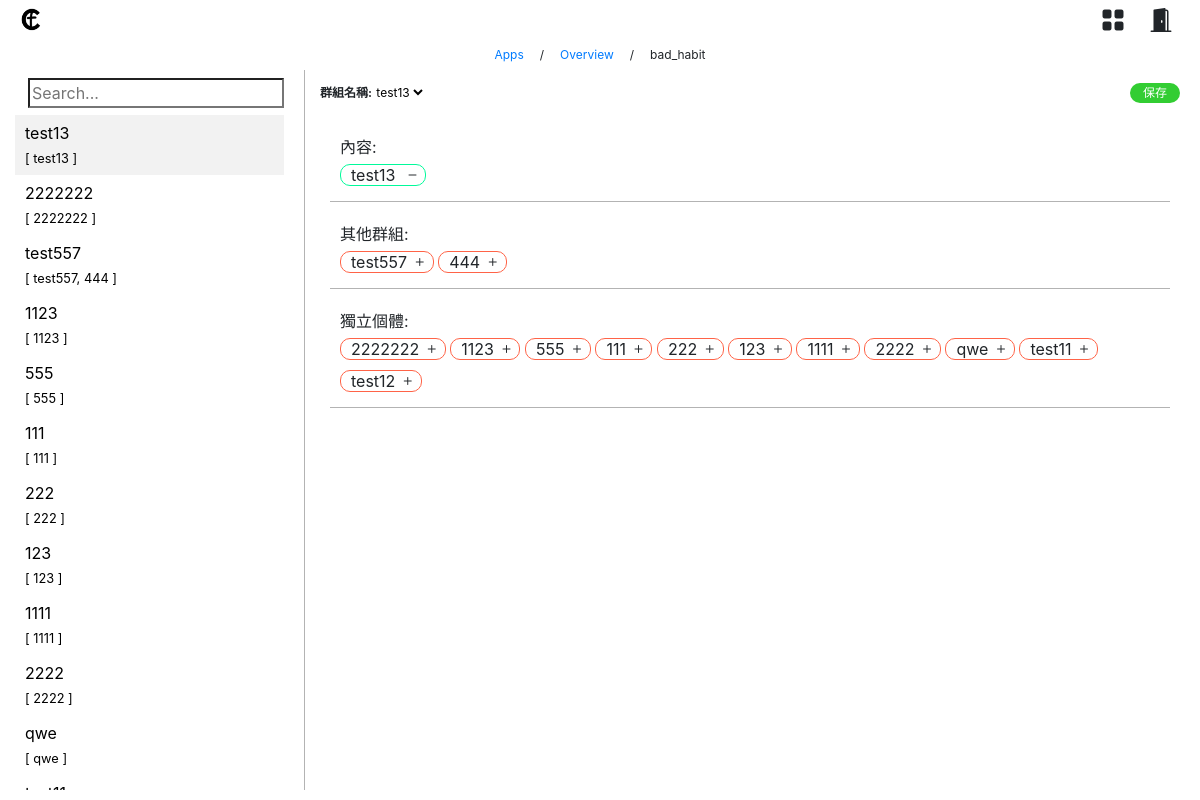
Screenshot of /disease/disease-overview/bad-habit-info/ (signed in) with the database file from the repository.
### disease/models.py (models this page shows, shortened)
class BadHabitsGroup(models.Model):
    chinese_name = models.CharField(max_length=100, null=True)
    bad_habits = models.ManyToManyField(BadHabits)
    created_date = models.DateTimeField(auto_now_add=True)
    def __str__(self):
        return self.chinese_name

class BadHabits(models.Model):
    chinese_name = models.CharField(max_length=100, unique=True)
    english_name = models.CharField(max_length=100)
    created_date = models.DateTimeField(auto_now_add=True)
    def __str__(self):
        return self.chinese_name

### disease/views.py (the view)
# urls.py: path('disease-overview/bad-habit-info/', views.bad_habit_info, name='bad_habits_info'),
@user_passes_test(lambda u: u.is_staff or u.is_superuser)
def bad_habit_info(request, bad_habit_group_id=None):
    bad_habit_group = BadHabitsGroup.objects.order_by('-created_date')
    try:
        current_bad_habit_group = BadHabitsGroup.objects.get(id=bad_habit_group_id)
    except:
        current_bad_habit_group = bad_habit_group.first()
    return render(request, 'bad_habit_info.html', {'bad_habit_groups': bad_habit_group, 'current_bad_habit_group': current_bad_habit_group})

### templates/bad_habit_info.html (shortened to what this page needs)
{% extends 'data_info_base.html' %}
{% load static %}
{% block loadcss %}
<link rel="stylesheet" href="{% static 'css/data_info_base.css' %}">
<link rel="stylesheet" href="{% static 'css/symptom_info.css' %}">
{% endblock %}
{% block board_title %}
<div class="row board-title">
    <a href="/apps">Apps</a>
    <a class="px-3">/</a>
    <a href="/disease/disease-overview/">Overview</a>
    <a class="px-3">/</a>
    <a>bad_habit</a>
</div>
{% endblock %}
{% block left_list %}
<ul>
{% for bad_habit_group in bad_habit_groups %}
    <li onclick="window.location.href='{% url 'bad_habit_info' bad_habit_group.id  %}'" {% if current_bad_habit_group.id == bad_habit_group.id %}style="background-color: #f2f2f2;"{% endif %}>
        {{ bad_habit_group }}<br>
        <small>
            [
            {% for bad_habit in bad_habit_group.bad_habits.all %}
                {{ bad_habit }}{% if not forloop.last %}, {% endif %}
            {% endfor %}
            ]
        </small>
    </li>
{% endfor %}
{% endblock %}
{% block right_content %}
<form method="post" action="{% url 'add_bad_habit' current_bad_habit_group.id %}">
    <div class="">
        <div class="option-name">
            <a>群組名稱:
            <select name="chinese_name" id="chinese_name">
                <option value="{{ current_bad_habit_group.chinese_name }}">{{ current_bad_habit_group.chinese_name }}</option>
            </select>
            </a>
            <button type="submit">
                保存
            </button>
        </div>
        <div class="right-content">
            <div class="first-board">
                <div class="remove-title">
                    <a>內容: </a>
                </div>
                <div class="remove-content" id="remove-content">
                    {% for bad_habit_group in bad_habit_groups %}
                    {% for bad_habit in bad_habit_group.bad_habits.all %}
                    {% if bad_habit_group == current_bad_habit_group %}
                    <a class="remove-{{bad_habit.id}}-{{bad_habit.chinese_name}}" name="clinics">{{ bad_habit.chinese_name }}  <i class="bi bi-dash"></i></a>
                    {% else %}
                    <a class="remove-{{bad_habit.id}}-{{bad_habit.chinese_name}}" style="display:none;">{{ bad_habit.chinese_name }}  <i class="bi bi-dash"></i></a>
                    {% endif %}
                    {% endfor %}
                    {% endfor %}
                </div>
            </div>
            <div class="second-board">
                <div class="add-title">
                    <a>其他群組: </a>
                </div>
                <div class="add-content">
                    {% for bad_habit_group in bad_habit_groups %}
                    {% if bad_habit_group.bad_habits.count > 1 and bad_habit_group != current_bad_habit_group %}
                    {% for bad_habit in bad_habit_group.bad_habits.all %}
                    {% if bad_habit_group != current_bad_habit_group %}
                    <a class="add-{{bad_habit.id}}-{{bad_habit.chinese_name}}">{{ bad_habit.chinese_name }} <i class="bi bi-plus"></i></a>
                    {% else %}
                    <a class="add-{{bad_habit.id}}-{{bad_habit.chinese_name}}" style="display:none;">{{ bad_habit.chinese_name }} <i class="bi bi-plus"></i></a>
                    {% endif %}
                    {% endfor %}
                    {% endif %}
                    {% endfor %}
                </div>
            </div>
            <div class="third-board">
                <div class="add-title">
                    <a>獨立個體: </a>
                </div>
                <div class="add-content">
                    {% for bad_habit_group in bad_habit_groups %}
                    {% if bad_habit_group.bad_habits.count == 1 or bad_habit_group == current_bad_habit_group %}
                    {% for bad_habit in bad_habit_group.bad_habits.all %}
                    {% if bad_habit_group != current_bad_habit_group %}
                    <a class="add-{{bad_habit.id}}-{{bad_habit.chinese_name}}">{{ bad_habit.chinese_name }} <i class="bi bi-plus"></i></a>
                    {% else %}
                    <a class="add-{{bad_habit.id}}-{{bad_habit.chinese_name}}" style="display:none;">{{ bad_habit.chinese_name }} <i class="bi bi-plus"></i></a>
                    {% endif %}
                    {% endfor %}
                    {% endif %}
                    {% endfor %}
                </div>
            </div>
        </div>
    </div>
</form>
{% endblock %}

### static/css/data_info_base.css (style rules this page uses)
.option-name { height: 45px; display: flex; align-items: center; justify-content: space-between; font-size: 12px; padding: 0px 10px 0px 10px; margin: 0px 10px; font-weight: bold; }
.option-name a { display: flex; align-items: center; }
.left-list ul { list-style-type: none; padding: 0; margin: 0; }
.left-list li { cursor: pointer; text-overflow: ellipsis; white-space:nowrap; overflow:hidden; padding: 6px 30px 6px 10px; }
.board-title { align-items: center; justify-content: center; display: flex; padding: 0; margin: 0; height: 30px }
.board-title a { padding: 0; margin: 0; font-size: 12px }
.remove-content a, .add-content a { border-radius: 10px; padding-left: 10px; padding-right: 5px; white-space: pre; line-height: 2; cursor: pointer; }
.remove-content a, .remove-content select { border: 1px solid #00FA9A; }
.add-content a { border: 1px solid #FF6347; }
.option-name button,.option-name .add-button { color: white; background-color: #32cd32; border: none; border-radius: 50px; width: 50px; text-align: center; text-justify: center; margin-left: 5px; display: flex; justify-content: center; }
.first-board, .second-board, .third-board { background-color: transparent; border-bottom: 1px solid rgb(105,105,105,0.5); padding: 10px 10px 10px 10px; margin: 10px 30px; }
.board select, board input { text-align: center; background-color: transparent; border: none; }

### rows the page displays
BadHabitsGroup: chinese_name "test13"
BadHabits: chinese_name "test13"
BadHabitsGroup: chinese_name "2222222"
BadHabits: chinese_name "2222222"
BadHabitsGroup: chinese_name "test557"
BadHabits: chinese_name "test557"
BadHabits: chinese_name "444"
BadHabitsGroup: chinese_name "1123"
BadHabits: chinese_name "1123"
BadHabitsGroup: chinese_name "555"
BadHabits: chinese_name "555"
BadHabitsGroup: chinese_name "111"
BadHabits: chinese_name "111"
BadHabitsGroup: chinese_name "222"
BadHabits: chinese_name "222"
BadHabitsGroup: chinese_name "123"
BadHabits: chinese_name "123"
BadHabitsGroup: chinese_name "1111"
BadHabits: chinese_name "1111"
BadHabitsGroup: chinese_name "2222"
BadHabits: chinese_name "2222"
BadHabitsGroup: chinese_name "qwe"
BadHabits: chinese_name "qwe"
BadHabits: chinese_name "test11"
BadHabits: chinese_name "test12"
